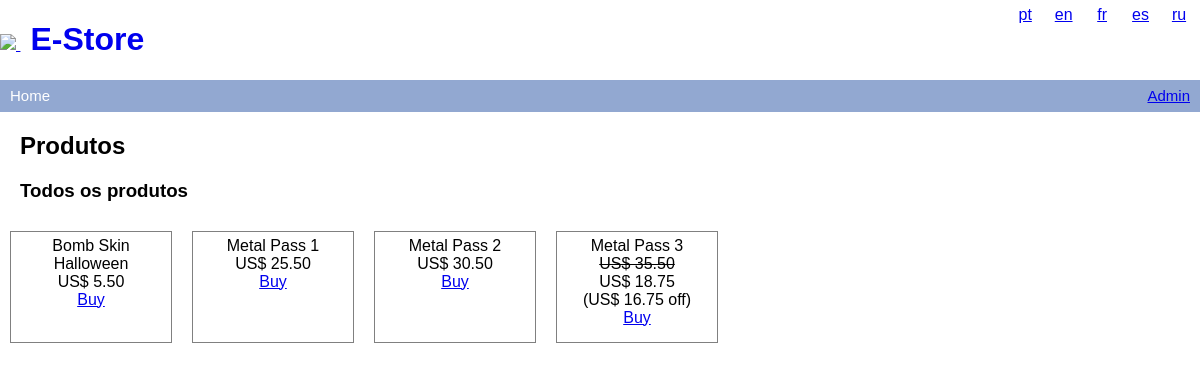
The page / on the database its author committed.
### tables this page shows
CREATE TABLE languages (
	id INT(10) NOT NULL AUTO_INCREMENT,
	code VARCHAR(2) NOT NULL,
	currency VARCHAR(10) NOT NULL,
	decimals VARCHAR(1) NOT NULL,
	thousands VARCHAR(1) NOT NULL,
	PRIMARY KEY (id)
)
COLLATE='utf8_general_ci';

CREATE TABLE products (
	id INT(10) NOT NULL AUTO_INCREMENT,
	name VARCHAR(200) UNIQUE,
	price VARCHAR(200) UNIQUE,
	sale_start DATETIME NULL DEFAULT NULL,
	sale_end DATETIME NULL DEFAULT NULL,
	sale_price VARCHAR(200) DEFAULT NULL,
	PRIMARY KEY (id)
)
COLLATE='utf8_general_ci';

CREATE TABLE tr_varchar (
	id INT(10) NOT NULL AUTO_INCREMENT,
	language_id INT(10) NOT NULL,
	code VARCHAR(200) NOT NULL,
	value VARCHAR(200) NOT NULL,
	PRIMARY KEY (id)
)
COLLATE='utf8_general_ci';

CREATE TABLE tr_float (
	id INT(10) NOT NULL AUTO_INCREMENT,
	language_id INT(10) NOT NULL,
	code VARCHAR(200) NOT NULL,
	value FLOAT NULL NOT NULL,
	PRIMARY KEY (id)
)
COLLATE='utf8_general_ci';

### lib/language.php (called while the page is built, shortened)
<?php
function prefered_language($available_languages, $user_language) {
	$available_languages = array_flip($available_languages);
	$langs = array();
	preg_match_all(
		'~([\w-]+)(?:[^,\d]+([\d.]+))?~',
		strtolower($user_language),
		$matches,
		PREG_SET_ORDER
	);
	foreach ($matches as $match) {
		list($a, $b) = explode('-', $match[1]) + array('', '');
		$value = isset($match[2]) ? (float) $match[2] : 1.0;
		if (isset($available_languages[$match[1]])) {
			$langs[$match[1]] = $value;
			continue;
		}
		if (isset($available_languages[$a])) {
			$langs[$a] = $value - 0.1;
		}
	}
	if ($langs) {
		arsort($langs);
		return key($langs);
	} else {
		return $available_languages[0];
	}
}
$sql = "SELECT * FROM languages";
$result = mysqli_query($conn, $sql);
if (mysqli_num_rows($result) > 0) {
	while ($a = mysqli_fetch_assoc($result)) {
		$languages[$a['code']] = $a;
    }
}
$available_languages = array_keys($languages);
$user_language = $_SESSION['lang'];
$lang = prefered_language($available_languages, strtolower($user_language));

### lib/product.php (called while the page is built, shortened)
<?php
$id = (int) $a['id'];
$sql_name = 'select value from tr_varchar where language_id = ' . $languages[$lang]['id'] . ' and
	code = \'' . $a['name'] . '\' limit 1';
$result_name = mysqli_query($conn, $sql_name);
if (mysqli_num_rows($result_name) > 0) {
    while ($a_name = mysqli_fetch_assoc($result_name)) {
        $name = $a_name['value'];
	}
} else {
	$name = '[not translated]';
}
$price = null;
$sql_price = 'select value from tr_float where language_id = ' . $languages[$lang]['id'] . ' and
	code = \'' . $a['price'] . '\' limit 1';
$result_price = mysqli_query($conn, $sql_price);
if (mysqli_num_rows($result_price) > 0) {
    while ($a_price = mysqli_fetch_assoc($result_price)) {
        $price = $a_price['value'];
	}
}
$sale_price = null;
$off = null;
if ( ! empty($a['sale_start'])) {
	$sale_start = strtotime($a['sale_start']);
	$sale_end = strtotime($a['sale_end']);
	$now = time();
	$sql_sale_price = 'select value from tr_float where language_id = ' . $languages[$lang]['id'] . ' and code = \'' . $a['sale_price'] . '\' limit 1';
	$result_sale_price = mysqli_query($conn, $sql_sale_price);
	if (mysqli_num_rows($result_sale_price) > 0) {
		while ($a_sale_price = mysqli_fetch_assoc($result_sale_price)) {
			$sale_price = $a_sale_price['value'];
		}
	}
	if ($sale_start <= $now && $now <= $sale_end) {
		$off = $price - $sale_price;
	}
}
$price_formatted = $languages[$lang]['currency'] . ' '
	. number_format($price, 2, $languages[$lang]['decimals'], $languages[$lang]['thousands']);
$off_formatted = $languages[$lang]['currency'] . ' '
	. number_format($off, 2, $languages[$lang]['decimals'], $languages[$lang]['thousands']);
$sale_price_formatted = $languages[$lang]['currency'] . ' '
	. number_format($sale_price, 2, $languages[$lang]['decimals'], $languages[$lang]['thousands']);

### html/product01.php (the view)
<div class="product_item">
	<span class="name"><?php echo $name; ?></span>
	<?php if ($off) { ?>
		<del><?php echo $price_formatted; ?></del>
		<span class="sale_price"><?php echo $sale_price_formatted; ?></span>
		<span class="sale">(<?php echo $off_formatted; ?> off)</span>
	<?php } else { ?>
		<span class="price"><?php echo $price_formatted; ?></span>
	<?php } ?>
	<a href="#" onclick="comprar_item('checkout.php?id=<?php echo $id; ?>', '<?php echo $price_formatted; ?>')">Buy</a>
</div>

### html/header.php (shortened to what this page needs)
<?php
include_once(__DIR__ . '/../lib/connection.php');
include_once(__DIR__ . '/../lib/language.php');
?>
<!DOCTYPE html>
<html xmlns="http://www.w3.org/1999/xhtml" lang="pt_BR">
<head>
    <link rel="stylesheet" type="text/css" href="frontend/style.css">
</head>
<body>
    <div id="header">
        <a href="index.php">
            <img src="http://www.hoplon.com/site/img/logo-hoplon.svg"/>
            <h1>E-Store</h1>
        </a>
        <ul id="langs">
            <?php foreach ($languages as $language) { ?>
                <li class="<?php if ($_SESSION['lang'] == $language['code']) { print 'selected'; } ?>">
                    <a href="index.php?lang=<?php echo $language['code']; ?>"><?php echo $language['code']; ?></a>
                </li>
            <?php } ?>
        </ul>
    </div>
    <div id="crambs">
        <span><?php echo $breadcrumbs; ?></span>
        <span class="admin"><a href="admin.php">Admin</a></span>
    </div>
    <div id="content">

### html/index01.php
<h2>Produtos</h2>

### html/index02.php
<div>
	<h3>Todos os produtos</h3>

### index.php (shortened to what this page needs)
<?php
$breadcrumbs = 'Home';
include('html/header.php');
include('html/index01.php');
include('html/index02.php');
$sql = "SELECT * FROM products";
$result = mysqli_query($conn, $sql);
if (mysqli_num_rows($result) > 0) {
    while ($a = mysqli_fetch_assoc($result)) {
        include('lib/product.php');
		include('html/product01.php');
    }
} else {
    echo "No results";
}
include('html/index03.php');
include('html/footer.php');

### html/index03.php
</div>

### html/footer.php (shortened to what this page needs)
	</div>
</body>
</html>

### frontend/style.css (style rules this page uses)
body { padding: 0px; margin: 0px; font-family: sans-serif; }
#header { height: 10vh; }
#header img { padding-top: 1px; margin-top: 2vh; }
#header h1 { display: inline-block; margin-left: 10px; }
#crambs { font-size: 15px; background-color: #92a8d1; height: 25px; padding-top: 7px; color: white; }
#crambs span { margin-left: 10px; }
#content h2 { margin-left: 20px; }
#content h3 { margin-left: 20px; }
.product_item { margin: 10px; display: inline-block; border: 1px solid gray; padding: 5px; height: 100px; width: 150px; text-align: center; float: left; }
.product_item span { display: block; }
.product_item span.name { font-size: 16px; }
#crambs span.admin { float: right; margin-right: 10px; }
#langs { position: fixed; top: 4px; right: 4px; display: inline-block; list-style: none; padding: 0; margin: 0; }
#langs li { display: inline-block; min-width: 30px; min-height: 20px; padding: 2px; text-align: center; background-color: white; }

### rows shown on the page
languages: code "pt"
languages: code "en", price_formatted "US$ 5.50", price_formatted "US$ 25.50", price_formatted "US$ 30.50", price_formatted "US$ 35.50", sale_price_formatted "US$ 18.75"
languages: code "fr"
languages: code "es"
languages: code "ru"
products: tr_varchar.value "Bomb Skin Halloween"
products: tr_varchar.value "Metal Pass 1"
products: tr_varchar.value "Metal Pass 2"
products: tr_varchar.value "Metal Pass 3", off_formatted "US$ 16.75"

### other values the page prints
$breadcrumbs "Home"
